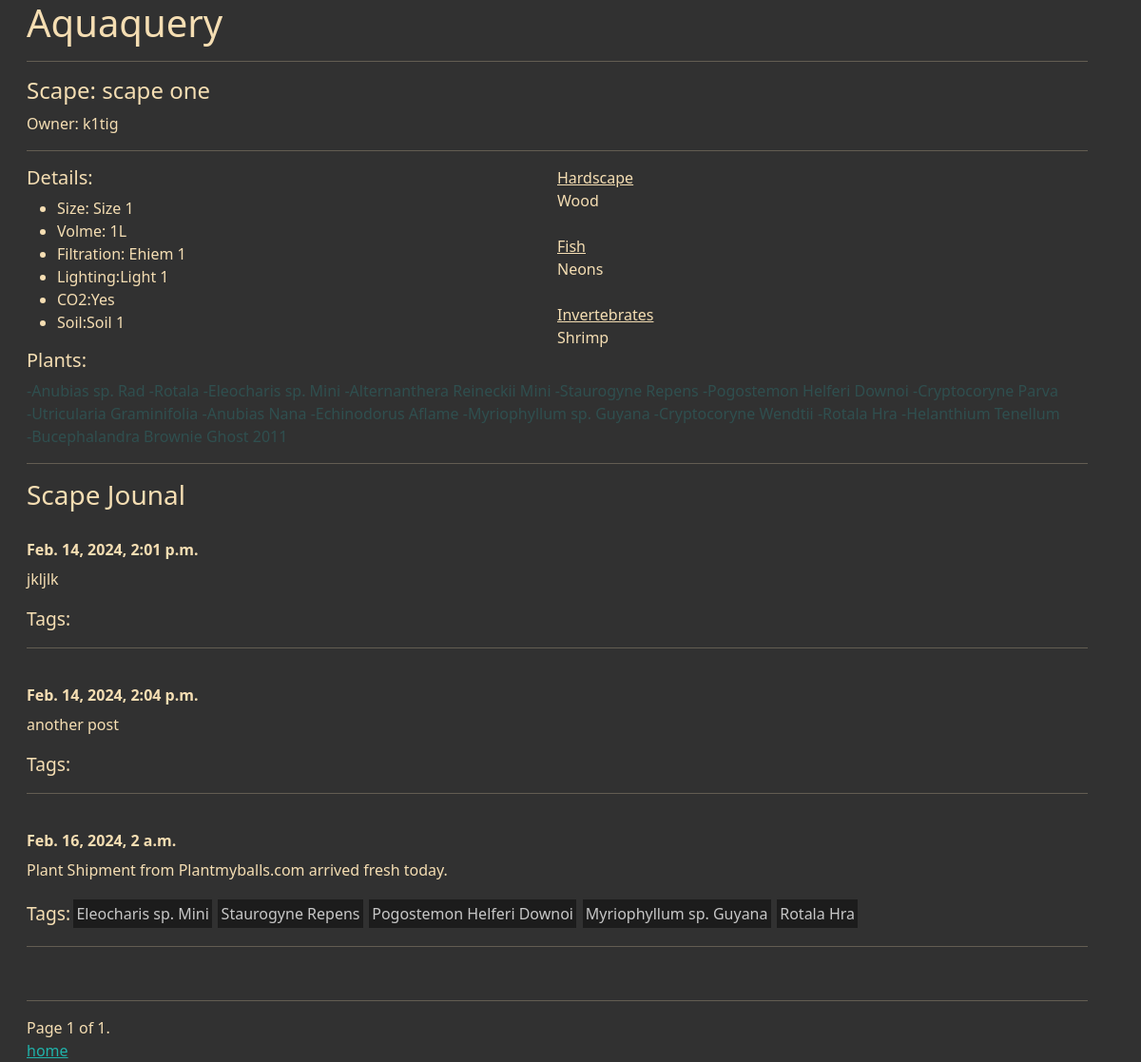
The app's page /catalog/scape/1?page=2, older data.
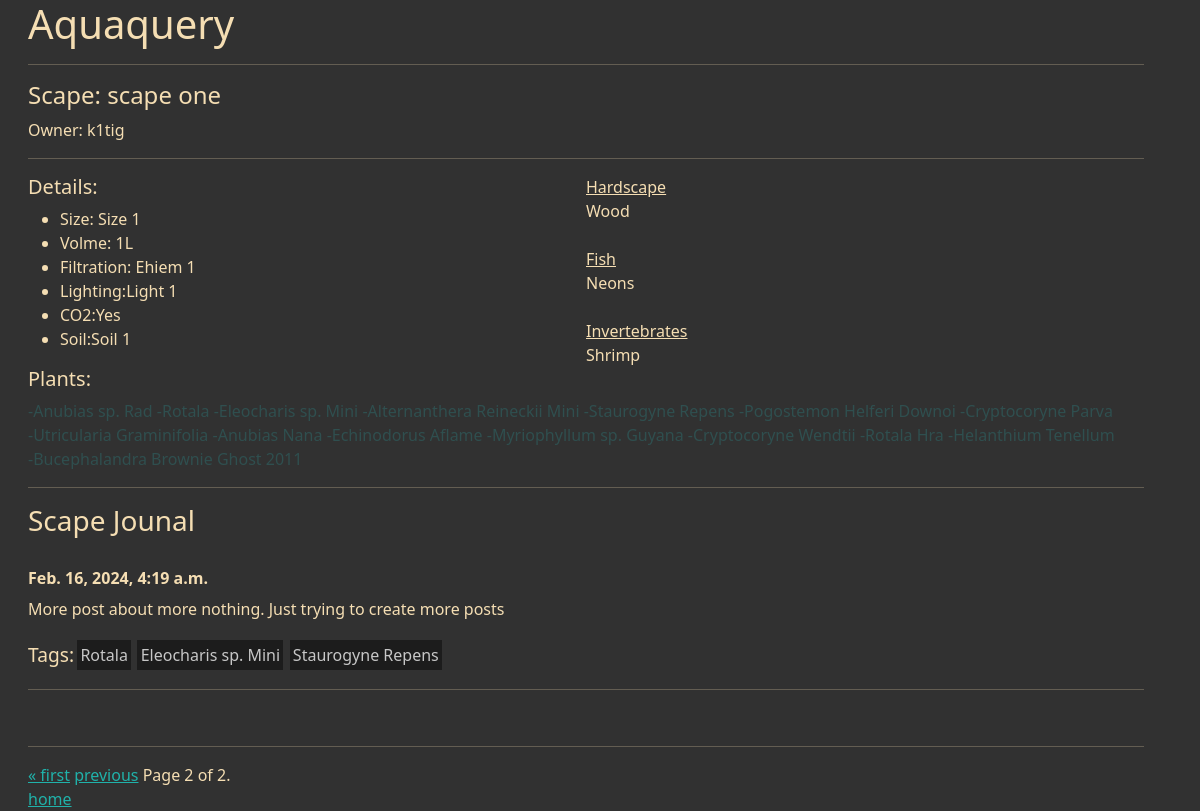
The same page, newer data.
### catalog/models.py (models this page shows)
class TankHardscape(models.Model):
    HARDSCAPE_TYPES=[
        ("s" , "Stone"),
        ("w" , "Wood"),
    ]
    name = models.CharField(max_length=100)
    hardscape_type = models.CharField(choices = HARDSCAPE_TYPES, max_length=10)
    def __str__(self):
        return self.name

class Fish(models.Model):
    name = models.CharField(max_length=100)
    class Meta:
        verbose_name_plural = "Fish"
    def __str__(self):
        return self.name

class Invertebrate(models.Model):
    name = models.CharField(max_length=100)
    def __str__(self):
        return self.name

class Plant(models.Model):
    name = models.CharField(max_length=100)
    def __str__(self):
        return self.name

### journal/models.py (models this page shows)
class Entry(models.Model):
    scape = models.ForeignKey(Scape, on_delete=models.CASCADE)
    post_date = models.DateTimeField(default=timezone.now)
    content = models.TextField(max_length=2000)
    plant_tags = models.ManyToManyField(Plant, blank=True)

### catalog/views.py (the view)
# urls.py: path("catalog/scape/<int:pk>", scapeview, name="scape_view"),
def scapeview(request, pk):
    scape = Scape.objects.get(id=pk)
    feed = Entry.objects.filter(scape = pk)
    paginator = Paginator(feed, 3)
    page_number = request.GET.get("page")
    page_obj = paginator.get_page(page_number)
    context = {
        'scape' : scape,
        'feed' : feed,
        'page_obj' : page_obj,
    }
    return render(request, 'scape.html', context)

### catalog/models.py (called while the page is built)
    def __str__(self):
        return self.user_name.username

    def __str__(self):
        return self.size

    def __str__(self):
        return self.volume

    def __str__(self):
        return self.name

    def __str__(self):
        return self.name

    def __str__(self):
        return self.co2

    def __str__(self):
        return self.name

### catalog/templates/scape.html (shortened to what this page needs)
{% extends 'base_generic.html' %}
    {% block content %}
        <h4>Scape: {{ scape.scape_name }}</h4>
        <p>Owner: {{ scape.owner }}</p>
        <hr>
        <div style="display: grid; grid-template-columns: 1fr 1fr;">
            <div>
                <h5>Details:</h5>
                <ul>
                    <li>Size: {{scape.size}}</li>
                    <li>Volme: {{scape.volume}}</li>
                    <li>Filtration: {{scape.filtration}}</li>
                    <li>Lighting:{{scape.lighting}}</li>
                    <li>CO2:{{scape.co2}}</li>
                    <li>Soil:{{scape.soil}}</li>
                </ul>
            </div>
            <div>
                <div><span style="text-decoration: underline;">Hardscape</span></div>
                <div>{% for hardscape in scape.hardscape.all %} {{hardscape}} {% endfor %} </div>
                <br>
                <div><span style="text-decoration: underline;">Fish</span></div>
                <div>{% for fish in scape.fish.all %} {{fish}} {% endfor %}</div>
                <br>
                <div><span style="text-decoration: underline;">Invertebrates</span></div>
                <div>{% for invert in scape.invertebrate.all %} {{invert}} {% endfor %}</div>
            </div>
        </div>
        <div>
            <h5>Plants:</h5>
             <div style="display: flex; flex-wrap: wrap;">
                {% for i in scape.plants.all %}
                    <a style="text-decoration: none; color: darkslategray;" href="#">-{{i}}&nbsp;</a>
                {% endfor %}
             </div>
        </div>
        <hr>
        <h3>Scape Jounal</h3>
        <br>
        {% for feed in page_obj %}
        <div><h6 style="font-weight:600;">{{ feed.post_date }}</h6></div>
        <div><p>{{feed.content }}</p></div>
        <div style="display: flex; align-items: center; min-width: 96px; flex-wrap: wrap;"><span style="font-size:1.2rem;">Tags:</span> {% for tag in feed.plant_tags.all %} <a  style="text-decoration: none; color: rgb(199, 199, 199); background-color: rgb(28, 28, 28); margin: .2rem .2rem; padding: .2rem .2rem;" href="#">{{tag}}</a> {% endfor %}</div>
        <hr>
        <br>
        {% endfor %}
        <hr>
        <div class="pagination">
            <span class="step-links">
                {% if page_obj.has_previous %}
                    <a href="?page=1">&laquo; first</a>
                    <a href="?page={{ page_obj.previous_page_number }}">previous</a>
                {% endif %}
                <span class="current">
                    Page {{ page_obj.number }} of {{ page_obj.paginator.num_pages }}.
                </span>
            </span>
        </div>
    {% endblock %}

Row changes from the older to the newer data that the page shows:
no longer on this page (row unchanged): Entry: post_date "Feb. 14, 2024, 2:01 p.m.", content "jkljlk"
no longer on this page (row unchanged): Entry: post_date "Feb. 14, 2024, 2:04 p.m.", content "another post"
no longer on this page (row unchanged): Entry: post_date "Feb. 16, 2024, 2 a.m.", content "Plant Shipment from Plantmyballs.com arrived fresh today.", Plant (name "Eleocharis sp. Mini"), Plant (name "Staurogyne Repens"), Plant (name "Pogostemon Helferi Downoi"), Plant (name "Myriophyllum sp. Guyana"), Plant (name "Rotala Hra")
added Entry: post_date "Feb. 16, 2024, 4:19 a.m.", content "More post about more nothing. Just trying to create more posts", Plant (name "Rotala"), Plant (name "Eleocharis sp. Mini"), Plant (name "Staurogyne Repens")
Text that changed along with them:
{{ page_obj.number }}: "1" → "2"
{{ page_obj.paginator.num_pages }}: "1" → "2"
text now shown: "« first previous"
